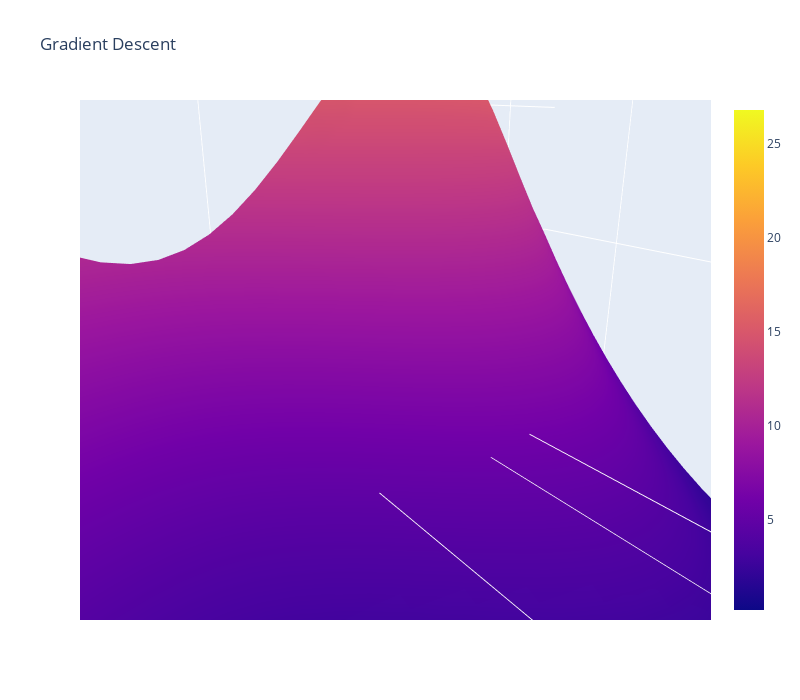

The notebook cell saved with this chart:
### Code cell
# Run me to see another 3D plot (gradient descent with decaying alpha)
plot_3d(bs_decay[:, 0], bs_decay[:, 1], loss_decay, average_squared_loss, sin_model, x, y)

### Figure 1 — Plotly figure (JSON) as saved in the notebook; plotly's stock layout.template omitted (floating-point values rounded to 4 significant figures; data arrays with more than 128 entries replaced by an {"elided": "..."} marker saying what was removed)
{"data": [{"line": {"color": "rgb(50,170, 140)", "width": 3}, "marker": {"color": [-20.86, -9.285, -0.9288, -0.6306, -0.5179, -0.4536, -0.4114, -0.3815, -0.3593, -0.3421, -0.3284, -0.3173, -0.3081, -0.3003, -0.2937, -0.2881, -0.2832, -0.2788, -0.275, -0.2716, -0.2686], "colorscale": [[0, "#440154"], [0.1111, "#482878"], [0.2222, "#3e4989"], [0.3333, "#31688e"], [0.4444, "#26828e"], [0.5556, "#1f9e89"], [0.6667, "#35b779"], [0.7778, "#6ece58"], [0.8889, "#b5de2b"], [1, "#fde725"]], "size": 4}, "type": "scatter3d", "x": [0, 2.601, 1.752, 1.661, 1.627, 1.609, 1.597, 1.588, 1.581, 1.576, 1.571, 1.568, 1.565, 1.562, 1.56, 1.557, 1.556, 1.554, 1.552, 1.551, 1.55], "y": [0, 2.601, 2.596, 2.658, 2.702, 2.734, 2.759, 2.778, 2.793, 2.806, 2.817, 2.827, 2.835, 2.843, 2.849, 2.855, 2.86, 2.865, 2.869, 2.873, 2.877], "z": [20.86, 9.285, 0.9288, 0.6306, 0.5179, 0.4536, 0.4114, 0.3815, 0.3593, 0.3421, 0.3284, 0.3173, 0.3081, 0.3003, 0.2937, 0.2881, 0.2832, 0.2788, 0.275, 0.2716, 0.2686]}, {"type": "surface", "x": [-0.1, -0.04284, 0.01433, 0.07149, 0.1287, 0.1858, 0.243, 0.3002, 0.3573, 0.4145, 0.4716, 0.5288, 0.586, 0.6431, 0.7003, 0.7575, 0.8146, 0.8718, 0.929, 0.9861, 1.043, 1.1, 1.158, 1.215, 1.272, 1.329, 1.386, 1.443, 1.501, 1.558, 1.615, 1.672, 1.729, 1.786, 1.844, 1.901, 1.958, 2.015, 2.072, 2.129, 2.187, 2.244, 2.301, 2.358, 2.415, 2.472, 2.53, 2.587, 2.644, 2.701], "y": [-0.1, -0.0372, 0.0256, 0.08839, 0.1512, 0.214, 0.2768, 0.3396, 0.4024, 0.4652, 0.528, 0.5908, 0.6536, 0.7164, 0.7792, 0.842, 0.9048, 0.9676, 1.03, 1.093, 1.156, 1.219, 1.282, 1.344, 1.407, 1.47, 1.533, 1.596, 1.658, 1.721, 1.784, 1.847, 1.91, 1.972, 2.035, 2.098, 2.161, 2.224, 2.286, 2.349, 2.412, 2.475, 2.538, 2.6, 2.663, 2.726, 2.789, 2.851, 2.914, 2.977], "z": {"elided": "50x50 float values"}}], "layout": {"autosize": true, "height": 700, "scene": {"aspectmode": "manual", "aspectratio": {"x": 1, "y": 1, "z": 0.7}, "camera": {"center": {"x": 0, "y": 0, "z": 0}, "eye": {"x": -0.008049, "y": 0.004945, "z": 0.003279}, "projection": {"type": "perspective"}, "up": {"x": 0, "y": 0, "z": 1}}, "xaxis": {"gridcolor": "rgb(255, 255, 255)", "showbackground": true, "type": "linear", "zerolinecolor": "rgb(255, 255, 255)"}, "yaxis": {"gridcolor": "rgb(255, 255, 255)", "showbackground": true, "type": "linear", "zerolinecolor": "rgb(255, 255, 255)"}, "zaxis": {"gridcolor": "rgb(255, 255, 255)", "showbackground": true, "type": "linear", "zerolinecolor": "rgb(255, 255, 255)"}}, "title": {"text": "Gradient Descent"}, "width": 800}}
